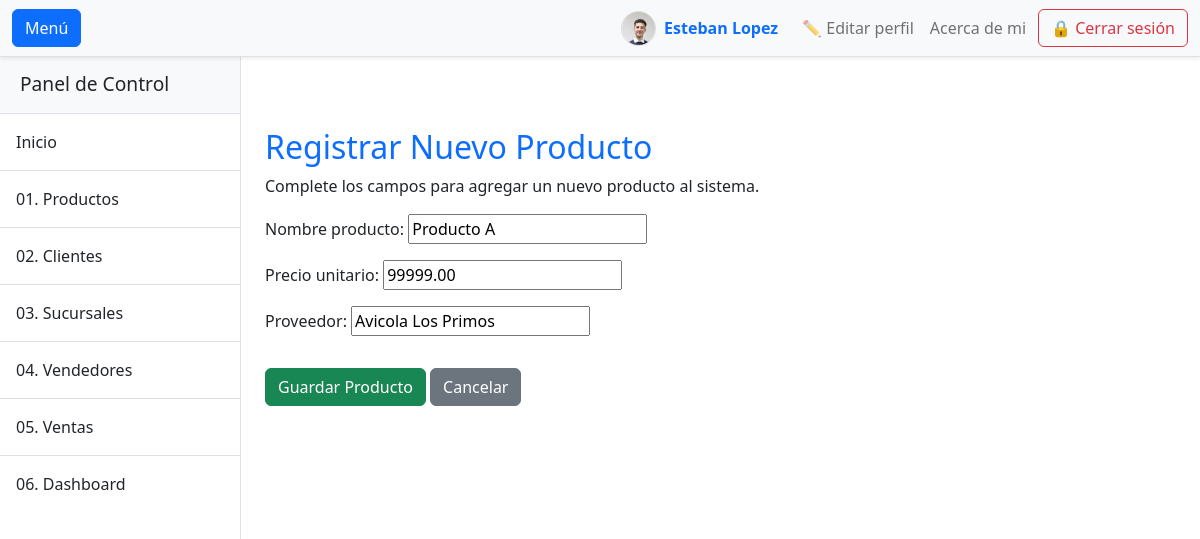
Page /productos/editar/1/ (signed in) on the committed database.
### aplicacion/models.py (models this page shows, shortened)
class UserProfile(models.Model):
    user = models.OneToOneField(User, on_delete=models.CASCADE)
    profile_picture = models.ImageField(
        upload_to='profile_pics/',
        default='profile_pics/default.jpg',
        blank=True,
        null=True
    )

class Producto(models.Model):
    id_producto = models.AutoField(primary_key=True)
    nombre_producto = models.CharField(max_length=100)
    precio_unitario = models.DecimalField(max_digits=10, decimal_places=2)
    proveedor = models.CharField(max_length=100)

### aplicacion/views.py (the view)
# urls.py: path('productos/editar/<int:id_producto>/', views.editar_producto, name='editar_producto'),
@login_required(login_url='login')
@permission_required('aplicacion.change_producto', raise_exception=True)
def editar_producto(request, id_producto):
    producto = Producto.objects.get(pk=id_producto)
    form = ProductoForm(request.POST or None, instance=producto)
    if form.is_valid():
        form.save()
        return redirect('productos')
    return render(request, 'entidades/form_producto.html', {'form': form, 'titulo': f'Editar Producto #{producto.id_producto}'})

### aplicacion/forms.py
class ProductoForm(forms.ModelForm):
    class Meta:
        model = Producto
        fields = ['nombre_producto', 'precio_unitario', 'proveedor']

### aplicacion/templates/entidades/form_producto.html (shortened to what this page needs)
{% extends 'entidades/base.html' %}
{% block content %}
<div class="container mt-4">
    <h2 class="text-primary">Registrar Nuevo Producto</h2>
    <p>Complete los campos para agregar un nuevo producto al sistema.</p>
    <form method="POST">
        {{ form.as_p }}
        <button type="submit" class="btn btn-success mt-3">Guardar Producto</button>
        <a href="{% url 'productos' %}" class="btn btn-secondary mt-3">Cancelar</a>
    </form>
</div>
{% endblock %}

### aplicacion/templates/entidades/base.html (shortened to what this page needs)
{% load static %}
<!DOCTYPE html>
<html lang="es">
    <head>
        <link href="https://cdn.jsdelivr.net/npm/bootstrap@5.2.3/dist/css/bootstrap.min.css" rel="stylesheet" />
        <link rel="stylesheet" href="{% static 'css/styles.css' %}" />
    </head>
    <body>
        <div class="d-flex" id="wrapper">
            <div class="border-end bg-white" id="sidebar-wrapper" style="margin-top: 56px;">
                <div class="sidebar-heading border-bottom bg-light">Panel de Control</div>
                    <div class="list-group list-group-flush">
                        <a class="list-group-item list-group-item-action p-3" href="{% url 'index' %}">Inicio</a>
                        <a class="list-group-item list-group-item-action p-3" href="{% url 'productos' %}">01. Productos</a>
                        <a class="list-group-item list-group-item-action p-3" href="{% url 'clientes' %}">02. Clientes</a>
                        <a class="list-group-item list-group-item-action p-3" href="{% url 'sucursales' %}">03. Sucursales</a>
                        <a class="list-group-item list-group-item-action p-3" href="{% url 'vendedores' %}">04. Vendedores</a>
                        <a class="list-group-item list-group-item-action p-3" href="{% url 'ventas' %}">05. Ventas</a>
                        <a class="list-group-item list-group-item-action p-3" href="{% url 'dashboard' %}">06. Dashboard</a>
                    </div>
            </div>
            <div id="page-content-wrapper">
                <nav class="navbar navbar-expand-lg navbar-light bg-light border-bottom shadow-sm fixed-top" style="z-index: 1030;">
                    <div class="container-fluid">
                        <button class="btn btn-primary" id="sidebarToggle">Menú</button>
                        <div class="collapse navbar-collapse" id="navbarSupportedContent">
                            <ul class="navbar-nav ms-auto mt-2 mt-lg-0 align-items-center">
                                {% if user.is_authenticated %}
                                <li class="nav-item d-flex align-items-center me-3">
                                    <img src="{{ user.userprofile.profile_picture.url }}"
                                        onerror="this.src='/media/profile_pics/default.jpg'"
                                        alt="Foto de perfil"
                                        class="rounded-circle me-2"
                                        style="width: 35px; height: 35px; object-fit: cover; border: 1px solid #ddd;">
                                    <span class="fw-semibold">
                                        <span class="text-primary">{{ user.first_name }}</span>
                                        <span class="text-primary">{{ user.last_name }}</span>
                                    </span>
                                </li>
                                {% endif %}
                                <li class="nav-item">
                                    <a class="nav-link" href="{% url 'editar_perfil' %}">✏️ Editar perfil</a>
                                </li>
                                <li class="nav-item"><a class="nav-link" href="{% url 'quien_soy' %}">Acerca de mi</a></li>
                                <li class="nav-item"><a class="btn btn-outline-danger ms-1" href="{% url 'logout' %}">🔒 Cerrar sesión</a></li>
                            </ul>
                        </div>
                    </div>
                </nav>
                <main class="container-fluid py-4" style="margin-top: 80px;">
                    {% block content %}
                    {% endblock %}
                </main>
            </div>
        </div>
    </body>
</html>

### rows in the picture
Producto: nombre_producto "Producto A", precio_unitario "99999.00", proveedor "Avicola Los Primos"

### other values in the picture
{{ user.first_name }} "Esteban"
{{ user.last_name }} "Lopez"
